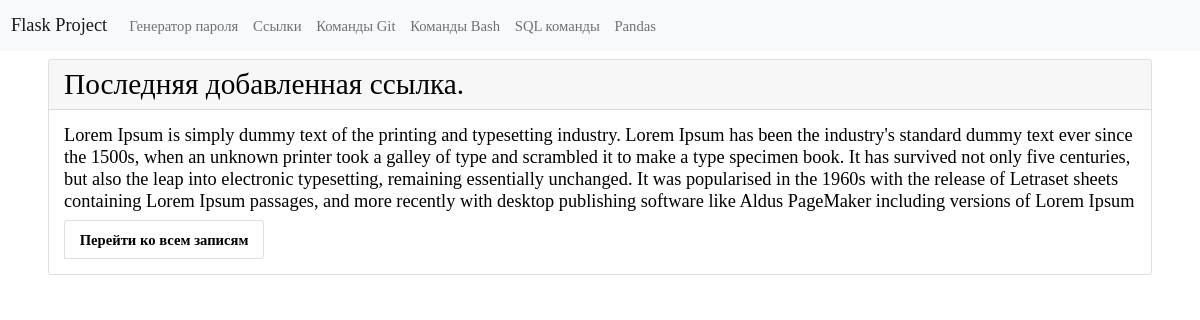
Before: / with the older database file.
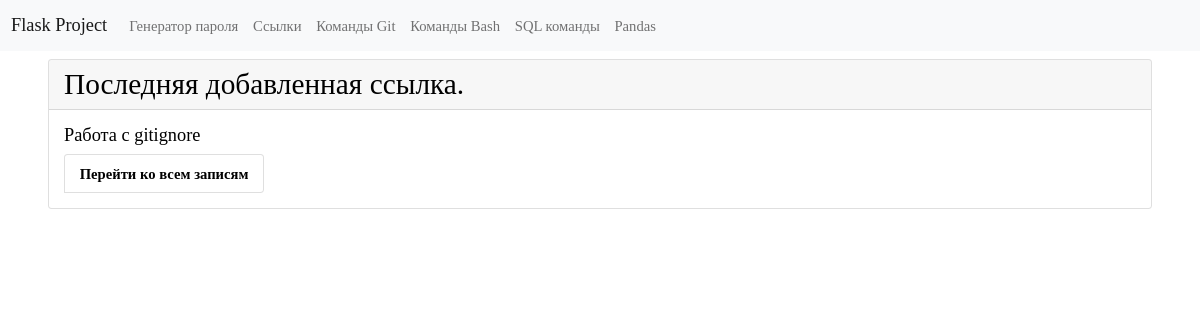
After: the same page with the newer database file.
### tables this page shows
CREATE TABLE "links"
(
    links_id      INTEGER
        primary key autoincrement,
    links_name    TEXT not null,
    links_command TEXT not null
, links_description TEXT);

### app.py (the view)
@app.route("/")
def index():
    conn = get_db_connection()
    last_post = conn.execute("SELECT * FROM links ORDER BY links_id DESC").fetchone()
    return render_template("index.html", last_post=last_post)

### app.py (called while the page is built)
def get_db_connection():
    conn = sqlite3.connect("database.db")
    conn.row_factory = sqlite3.Row
    return conn

### templates/index.html (shortened to what this page needs)
{% extends "base.html" %}
{% block content %}
{% include 'index_content.html' %}
{% endblock %}

### templates/index_content.html
<div class="card m-2">
   <h2 class="card-header">Последняя добавленная ссылка.</h2>
   <div class="card-body">
      <h5 class="card-title">{{ last_post.links_name }}</h5>
      <ul class="list-group list-group-horizontal">
         <li class="list-group-item">
            <a href="{{ url_for('bash_list_commands') }}">Перейти ко всем записям</a>
         </li>
      </ul>
   </div>
</div>

Changed rows visible on the page:
removed links: links_name "Lorem Ipsum is simply dummy text of the printing and typesetting industry. Lorem Ipsum has been the industry's standard dummy text ever since the 1500s, when an unknown printer took a galley of type and scrambled it to make a type specimen book. It has survived not only five centuries, but also the leap into electronic typesetting, remaining essentially unchanged. It was popularised in the 1960s with the release of Letraset sheets containing Lorem Ipsum passages, and more recently with desktop publishing software like Aldus PageMaker including versions of Lorem Ipsum"
now on this page (row unchanged): links: links_name "Работа с gitignore"
